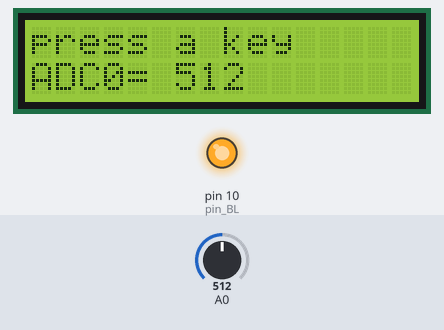
The sketch below on a simulated Arduino Uno, built with avr-gcc and run on an emulated ATmega328P. Parts: 16×2 character LCD, output pins drawn as LEDs (lit = HIGH). Inputs (shaded band) come from the test bench; at power-on: A0 = 512. What the sketch prints to the serial monitor is not drawn.

Above: at 4.2 s.
4.3 s: A0 set to 716
At 5.1 s:
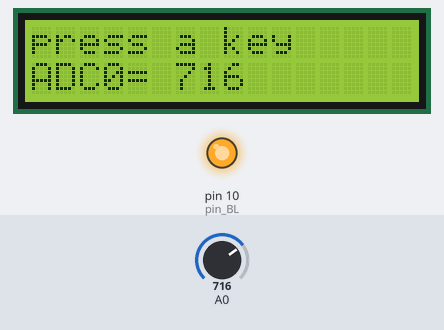
6.0 s: A0 set to 900
At 6.6 s:
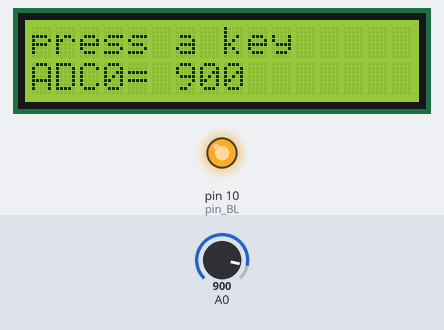
7.6 s: A0 set to 1023
At 8.2 s:
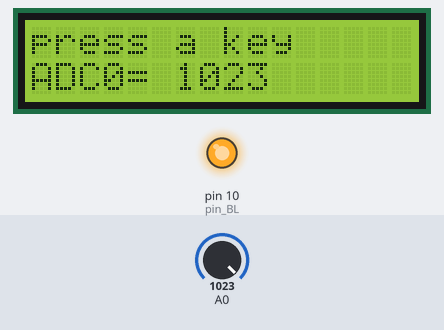
Timing chart, 0 to 10.6 s (numbered marks = the images above; inputs shaded):
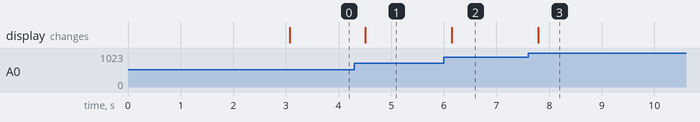

Measured:
- after the input at 4.3 s, the display: changes after 0.21 s (image 1)
- after the input at 6.0 s, the display: changes after 0.15 s (image 2)
- after the input at 7.6 s, the display: changes after 0.19 s (image 3)

The sketch:

LCDKeypad_Shield_keypad_ADC0_testing.ino
```cpp
/*
  Blink backlight
  lcd keypad shield testing
  Turns an backlight of LED on for one second, then off for one second, repeatedly.
  xiaolaba, 2020-NOV-10
*/

#include <LiquidCrystal.h>
//LCD pin to Arduino
const int pin_RS = 8;
const int pin_EN = 9;
const int pin_d4 = 4;
const int pin_d5 = 5;
const int pin_d6 = 6;
const int pin_d7 = 7;
LiquidCrystal lcd( pin_RS,  pin_EN,  pin_d4,  pin_d5,  pin_d6,  pin_d7);

const int pin_BL = 10;  // control pin for backlight LED LED+ = 5V, LED- = NPN switch


void keypad_adc0_read(){
  int x;
  x = analogRead (0);
  lcd.clear();
  lcd.print("press a key");
  lcd.setCursor(0,1); lcd.print("ADC0= "); lcd.print(x);
}

void backlight_on()
{
  digitalWrite(pin_BL, HIGH);   // turn the LED on (HIGH is the voltage level)
  Serial.println("pin_BL=HIGH, backlight ON");
}

void backlight_off()
{
  digitalWrite(pin_BL, LOW);    // turn the LED off by making the voltage LOW
  Serial.println("pin_BL=LOW, backlight OFF");
}


// the setup function runs once when you press reset or power the board
void setup() {
  // initialize digital pin LED_BUILTIN as an output.
  pinMode(pin_BL, OUTPUT);
  Serial.begin(115200);
  Serial.println("lcd testing begin");

  backlight_on();

  lcd.begin(16, 2);
  lcd.print("xiaolaba");
  lcd.setCursor(0,1);
  lcd.print("ADC0,test keypad");
  delay(3000);


}

// the loop function runs over and over again forever
void loop()
{
  keypad_adc0_read();
  delay(200);                       // wait for a second

}
```
